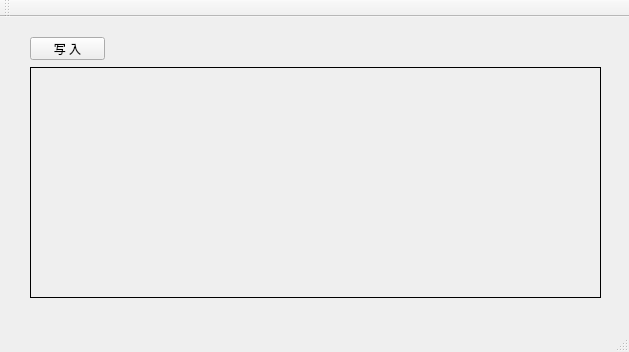
<?xml version="1.0" encoding="UTF-8"?>
<ui version="4.0">
 <class>MainWindow</class>
 <widget class="QMainWindow" name="MainWindow">
  <property name="geometry">
   <rect>
    <x>0</x>
    <y>0</y>
    <width>629</width>
    <height>352</height>
   </rect>
  </property>
  <property name="windowTitle">
   <string>近 5 年 高 考 录 取 人 数 统 计 报 表</string>
  </property>
  <widget class="QWidget" name="centralWidget">
   <widget class="QPushButton" name="writeTablePushButton">
    <property name="geometry">
     <rect>
      <x>30</x>
      <y>20</y>
      <width>75</width>
      <height>23</height>
     </rect>
    </property>
    <property name="text">
     <string>写 入</string>
    </property>
   </widget>
   <widget class="QLabel" name="viewLabel">
    <property name="geometry">
     <rect>
      <x>30</x>
      <y>50</y>
      <width>571</width>
      <height>231</height>
     </rect>
    </property>
    <property name="frameShape">
     <enum>QFrame::Box</enum>
    </property>
    <property name="text">
     <string/>
    </property>
   </widget>
  </widget>
  <widget class="QMenuBar" name="menuBar">
   <property name="geometry">
    <rect>
     <x>0</x>
     <y>0</y>
     <width>629</width>
     <height>23</height>
    </rect>
   </property>
  </widget>
  <widget class="QToolBar" name="mainToolBar">
   <attribute name="toolBarArea">
    <enum>TopToolBarArea</enum>
   </attribute>
   <attribute name="toolBarBreak">
    <bool>false</bool>
   </attribute>
  </widget>
  <widget class="QStatusBar" name="statusBar"/>
 </widget>
 <layoutdefault spacing="6" margin="11"/>
 <resources/>
 <connections/>
</ui>
